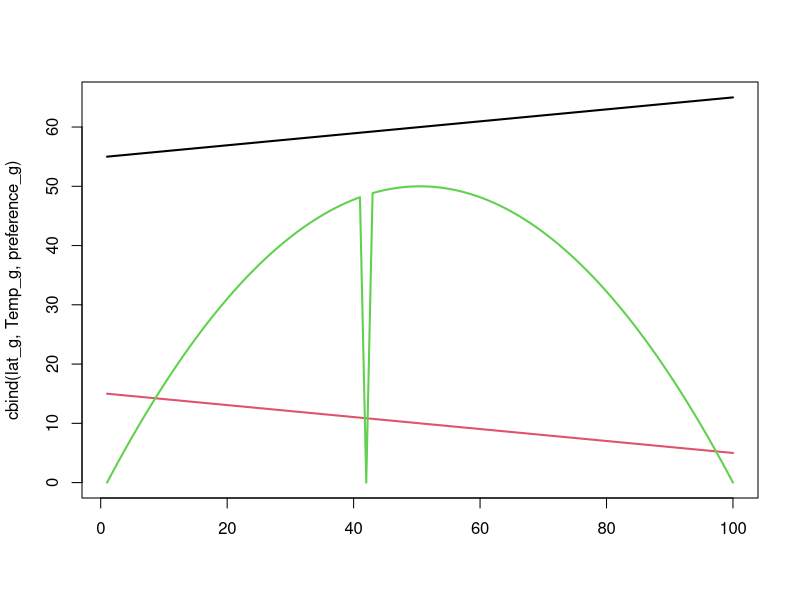
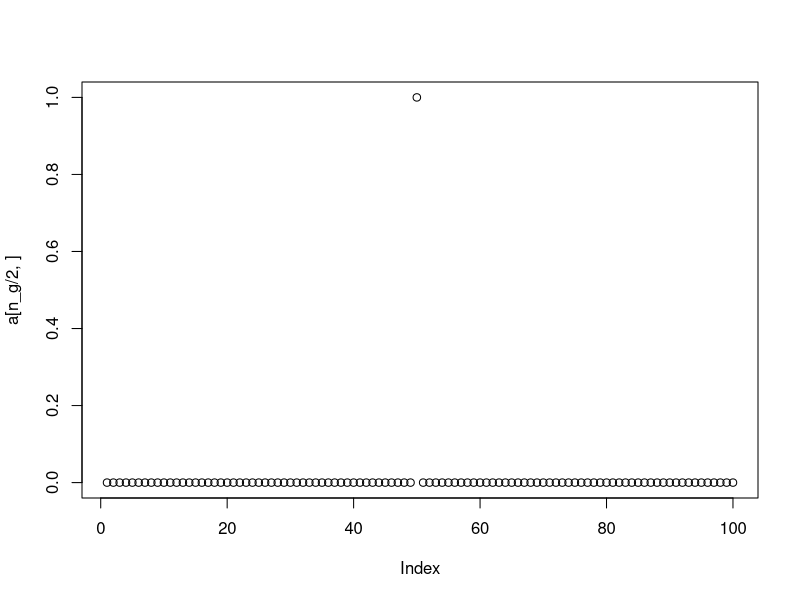
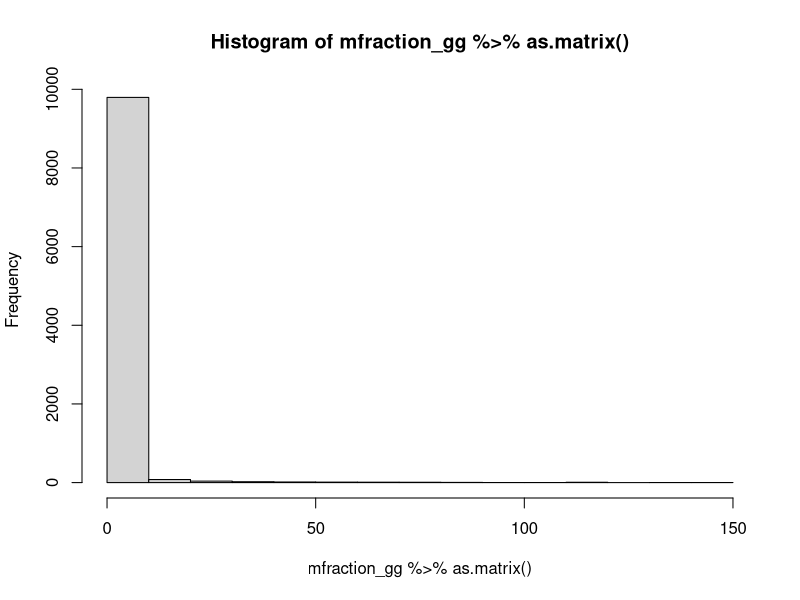
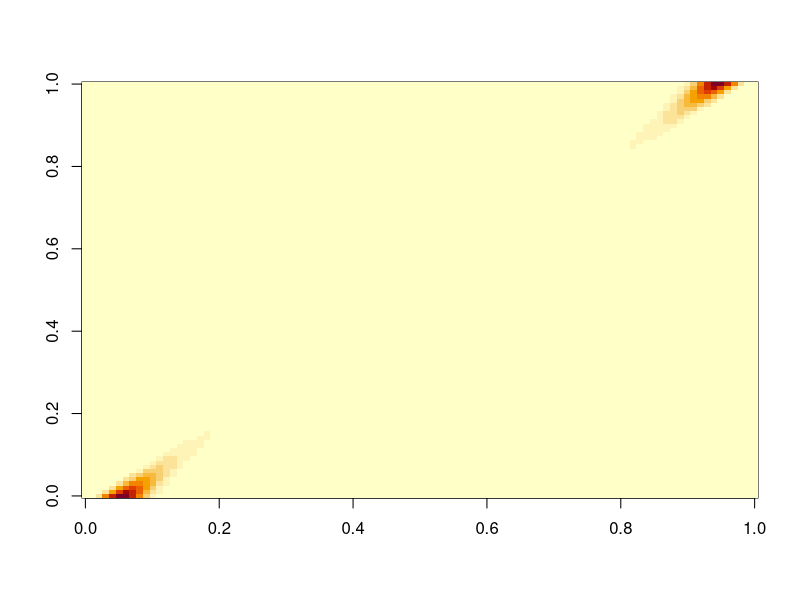
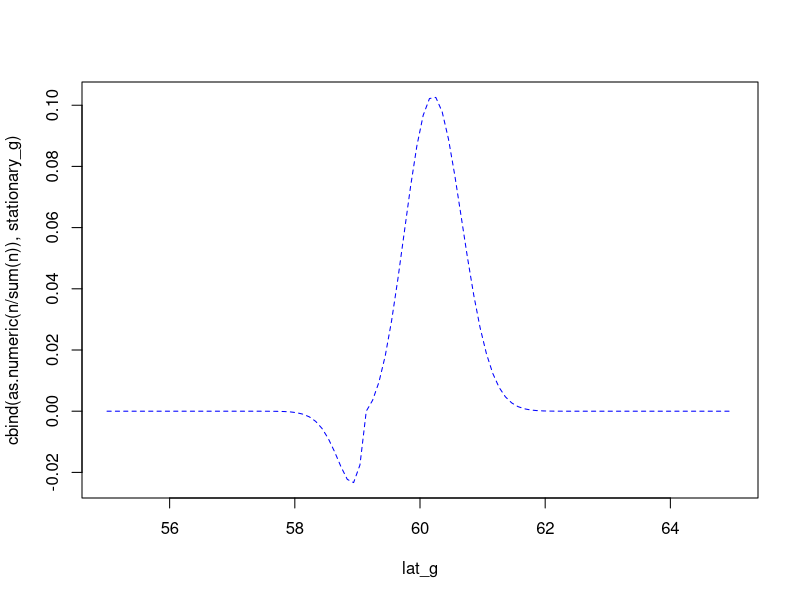

The R source for these figures, in order:
library(tidyverse)
library(Matrix)
n_g = 100

# Domain characteristics
lat_g = seq(55, 65, length=n_g)
Temp_g = seq(15, 5, length=n_g)

# Parameters
diffusion = 0
preference_g =  (-2 * (Temp_g - 10)^2)

preference_g <-  preference_g - min(preference_g)

preference_g[42] <- 0

# plot
matplot( cbind(lat_g,Temp_g,preference_g), type="l", lty="solid", lwd=2 )

# Movement operator
A_gg = ifelse( round(abs(outer(lat_g,lat_g,"-")),2) == round(mean(diff(lat_g)),2), 1, 0 )

# Diffusion
diffusion_gg = A_gg * diffusion
diag(diffusion_gg) = -1 * colSums(diffusion_gg)

a = Matrix::expm(diffusion_gg) %>% as.matrix()

plot(a[n_g/2,])

# Taxis
# taxis_gg = A_gg * pmax(0,outer(preference_g, preference_g, "-"))

taxis_gg = A_gg * exp(outer(preference_g, preference_g, "-"))


# taxis_gg = A_gg * outer(preference_g, preference_g, "-")


diag(taxis_gg) = -1 * colSums(taxis_gg)
# Total
mrate_gg = diffusion_gg + taxis_gg
# Annualized
mfraction_gg = Matrix::expm(mrate_gg)
hist(mfraction_gg %>% as.matrix())
image(as.matrix(mfraction_gg))
rowSums(mfraction_gg)
colSums(mfraction_gg)


n <- matrix(ncol = 1, nrow = n_g,rep(0,n_g))

n[1,1] <-  100

for (y in 1:1000){

 n <-  mfraction_gg %*% n

}
test <- rep(NA, 1000)
test[1] <- 100

# Stationary distribution

stationary_g = eigen(mfraction_gg)$vectors[,1]

stationary_g = stationary_g / sum(stationary_g)

matplot( x=lat_g, y=cbind(as.numeric(n / sum(n)),stationary_g), type="l", col=c("black","blue") )



# n(t+1) = Mrate_gg * n(t)
